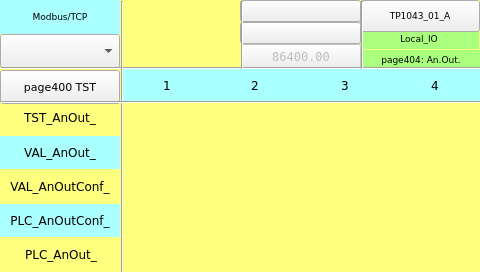
<?xml version="1.0" encoding="UTF-8"?>
<ui version="4.0">
<class>page404</class>
<widget class="QWidget" name="page404">
<property name="geometry">
<rect>
<x>0</x>
<y>0</y>
<width>480</width>
<height>272</height>
</rect>
</property>
<property name="minimumSize">
<size>
<width>480</width>
<height>272</height>
</size>
</property>
<property name="maximumSize">
<size>
<width>480</width>
<height>272</height>
</size>
</property>
<property name="windowTitle">
<string>page404</string>
</property>
<property name="styleSheet">
<string notr="true">QWidget#page404
{
background-color: rgb(255, 255, 127);
}</string>
</property>
<widget class="QLabel" name="label_Page">
<property name="geometry">
<rect>
<x>361</x>
<y>50</y>
<width>120</width>
<height>20</height>
</rect>
</property>
<property name="font">
<font>
<family>DejaVu Sans</family>
  <pointsize>7</pointsize>
</font>
</property>
<property name="styleSheet">
<string notr="true">background-color: rgb(170, 255, 127);</string>
</property>
<property name="text">
<string>page404: An.Out.</string>
</property>
<property name="alignment">
<set>Qt::AlignCenter</set>
</property>
</widget>
<widget class="QLabel" name="label_18">
<property name="geometry">
<rect>
<x>359</x>
<y>29</y>
<width>120</width>
<height>20</height>
</rect>
</property>
<property name="font">
<font>
<family>DejaVu Sans</family>
  <pointsize>7</pointsize>
</font>
</property>
<property name="styleSheet">
<string notr="true">background-color: rgb(170, 255, 127);</string>
</property>
<property name="text">
<string>Local_IO</string>
</property>
<property name="alignment">
<set>Qt::AlignCenter</set>
</property>
</widget>
<widget class="Line" name="line_vt_2">
<property name="geometry">
<rect>
<x>241</x>
<y>1</y>
<width>3</width>
<height>68</height>
</rect>
</property>
<property name="orientation">
<enum>Qt::Vertical</enum>
</property>
<property name="font">
 <font>
  <family>DejaVu Sans</family>
  <pointsize>8</pointsize>
 </font>
</property>
</widget>
<widget class="Line" name="line_hr_2">
<property name="geometry">
<rect>
<x>1</x>
<y>101</y>
<width>481</width>
<height>3</height>
</rect>
</property>
<property name="orientation">
<enum>Qt::Horizontal</enum>
</property>
<property name="font">
 <font>
  <family>DejaVu Sans</family>
  <pointsize>8</pointsize>
 </font>
</property>
</widget>
<widget class="Line" name="line_hr_1">
<property name="geometry">
<rect>
<x>1</x>
<y>67</y>
<width>481</width>
<height>3</height>
</rect>
</property>
<property name="orientation">
<enum>Qt::Horizontal</enum>
</property>
<property name="font">
 <font>
  <family>DejaVu Sans</family>
  <pointsize>8</pointsize>
 </font>
</property>
</widget>
<widget class="Line" name="line_vt_4">
<property name="geometry">
<rect>
<x>361</x>
<y>1</y>
<width>3</width>
<height>68</height>
</rect>
</property>
<property name="orientation">
<enum>Qt::Vertical</enum>
</property>
<property name="font">
 <font>
  <family>DejaVu Sans</family>
  <pointsize>8</pointsize>
 </font>
</property>
</widget>
<widget class="ATCMdate" name="atcmDate">
<property name="geometry">
<rect>
<x>240</x>
<y>0</y>
<width>121</width>
<height>22</height>
</rect>
</property>
<property name="font">
<font>
<family>DejaVu Sans Mono</family>
  <pointsize>8</pointsize>
</font>
</property>
<property name="toolTip">
<string>ATCM QDate</string>
</property>
<property name="whatsThis">
<string>ATCMdate widget</string>
</property>
<property name="bgColor">
<color>
<red>170</red>
<green>255</green>
<blue>127</blue>
</color>
</property>
<property name="borderWidth">
<number>0</number>
</property>
<property name="borderRadius">
<number>0</number>
</property>
<property name="format">
<enum>ATCMdate::YYYY_MM_DD</enum>
</property>
</widget>
<widget class="ATCMbutton" name="atcmButton_5">
<property name="geometry">
<rect>
<x>360</x>
<y>0</y>
<width>120</width>
<height>32</height>
</rect>
</property>
<property name="font">
<font>
<family>DejaVu Sans</family>
  <pointsize>7</pointsize>
<weight>50</weight>
<bold>false</bold>
</font>
</property>
<property name="toolTip">
<string/>
</property>
<property name="whatsThis">
<string>ATCMbutton widget</string>
</property>
<property name="pageName">
<string>menu</string>
</property>
<property name="statusvar">
<string/>
</property>
<property name="viewStatus">
<bool>false</bool>
</property>
<property name="refresh">
<number>200</number>
</property>
<property name="visibilityVar">
<string/>
</property>
<property name="bgColor">
<color>
<red>85</red>
<green>255</green>
<blue>255</blue>
</color>
</property>
<property name="borderColor">
<color>
<red>220</red>
<green>220</green>
<blue>220</blue>
</color>
</property>
<property name="text">
<string>TP1043_01_A</string>
</property>
<property name="pressText">
<string>TP1043_01_A</string>
</property>
<property name="borderWidth">
<number>2</number>
</property>
<property name="borderRadius">
<number>0</number>
</property>
<property name="apparence">
<enum>QFrame::Raised</enum>
</property>
</widget>
<widget class="Line" name="line_vt_1">
<property name="geometry">
<rect>
<x>121</x>
<y>1</y>
<width>3</width>
<height>272</height>
</rect>
</property>
<property name="orientation">
<enum>Qt::Vertical</enum>
</property>
<property name="font">
 <font>
  <family>DejaVu Sans</family>
  <pointsize>8</pointsize>
 </font>
</property>
</widget>
<widget class="ATCMtime" name="atcmTime_2">
<property name="geometry">
<rect>
<x>240</x>
<y>22</y>
<width>121</width>
<height>22</height>
</rect>
</property>
<property name="font">
<font>
<family>DejaVu Sans Mono</family>
  <pointsize>8</pointsize>
</font>
</property>
<property name="toolTip">
<string>ATCM QTime</string>
</property>
<property name="whatsThis">
<string>ATCMtime widget</string>
</property>
<property name="bgColor">
<color>
<red>170</red>
<green>255</green>
<blue>127</blue>
</color>
</property>
<property name="borderWidth">
<number>0</number>
</property>
<property name="borderRadius">
<number>0</number>
</property>
</widget>
<widget class="QLabel" name="label_PLC_AnIn_17">
<property name="geometry">
<rect>
<x>0</x>
<y>170</y>
<width>120</width>
<height>33</height>
</rect>
</property>
<property name="font">
<font>
<family>DejaVu Sans</family>
  <pointsize>9</pointsize>
</font>
</property>
<property name="styleSheet">
<string notr="true">background-color: rgb(255, 255, 127);</string>
</property>
<property name="text">
<string>VAL_AnOutConf_</string>
</property>
<property name="alignment">
<set>Qt::AlignCenter</set>
</property>
</widget>
<widget class="QLabel" name="label_PLC_AnIn_13">
<property name="geometry">
<rect>
<x>0</x>
<y>101</y>
<width>120</width>
<height>33</height>
</rect>
</property>
<property name="font">
<font>
<family>DejaVu Sans</family>
  <pointsize>9</pointsize>
</font>
</property>
<property name="styleSheet">
<string notr="true">background-color: rgb(255, 255, 127);</string>
</property>
<property name="text">
<string>TST_AnOut_</string>
</property>
<property name="alignment">
<set>Qt::AlignCenter</set>
</property>
</widget>
<widget class="QLabel" name="label_PLC_AnIn_1">
<property name="geometry">
<rect>
<x>122</x>
<y>68</y>
<width>90</width>
<height>34</height>
</rect>
</property>
<property name="font">
<font>
<family>DejaVu Sans</family>
  <pointsize>9</pointsize>
</font>
</property>
<property name="styleSheet">
<string notr="true">background-color: rgb(170, 255, 255);</string>
</property>
<property name="text">
<string>1</string>
</property>
<property name="alignment">
<set>Qt::AlignCenter</set>
</property>
</widget>
<widget class="QLabel" name="label_PLC_AnIn_2">
<property name="geometry">
<rect>
<x>210</x>
<y>68</y>
<width>90</width>
<height>34</height>
</rect>
</property>
<property name="font">
<font>
<family>DejaVu Sans</family>
  <pointsize>9</pointsize>
</font>
</property>
<property name="styleSheet">
<string notr="true">background-color: rgb(170, 255, 255);</string>
</property>
<property name="text">
<string>2</string>
</property>
<property name="alignment">
<set>Qt::AlignCenter</set>
</property>
</widget>
<widget class="QLabel" name="label_PLC_AnIn_14">
<property name="geometry">
<rect>
<x>0</x>
<y>204</y>
<width>120</width>
<height>33</height>
</rect>
</property>
<property name="font">
<font>
<family>DejaVu Sans</family>
  <pointsize>9</pointsize>
</font>
</property>
<property name="styleSheet">
<string notr="true">background-color: rgb(170, 255, 255);</string>
</property>
<property name="text">
<string>PLC_AnOutConf_</string>
</property>
<property name="alignment">
<set>Qt::AlignCenter</set>
</property>
</widget>
<widget class="QLabel" name="label_PLC_AnIn_16">
<property name="geometry">
<rect>
<x>1</x>
<y>238</y>
<width>120</width>
<height>33</height>
</rect>
</property>
<property name="font">
<font>
<family>DejaVu Sans</family>
  <pointsize>9</pointsize>
</font>
</property>
<property name="styleSheet">
<string notr="true">background-color: rgb(255, 255, 127);</string>
</property>
<property name="text">
<string>PLC_AnOut_</string>
</property>
<property name="alignment">
<set>Qt::AlignCenter</set>
</property>
</widget>
<widget class="QLabel" name="label_PLC_AnIn_3">
<property name="geometry">
<rect>
<x>300</x>
<y>68</y>
<width>90</width>
<height>34</height>
</rect>
</property>
<property name="font">
<font>
<family>DejaVu Sans</family>
  <pointsize>9</pointsize>
</font>
</property>
<property name="styleSheet">
<string notr="true">background-color: rgb(170, 255, 255);</string>
</property>
<property name="text">
<string>3</string>
</property>
<property name="alignment">
<set>Qt::AlignCenter</set>
</property>
</widget>
<widget class="QLabel" name="label_PLC_AnIn_4">
<property name="geometry">
<rect>
<x>390</x>
<y>68</y>
<width>90</width>
<height>34</height>
</rect>
</property>
<property name="font">
<font>
<family>DejaVu Sans</family>
  <pointsize>9</pointsize>
</font>
</property>
<property name="styleSheet">
<string notr="true">background-color: rgb(170, 255, 255);</string>
</property>
<property name="text">
<string>4</string>
</property>
<property name="alignment">
<set>Qt::AlignCenter</set>
</property>
</widget>
<widget class="QLabel" name="label_PLC_AnIn_18">
<property name="geometry">
<rect>
<x>0</x>
<y>136</y>
<width>120</width>
<height>33</height>
</rect>
</property>
<property name="font">
<font>
<family>DejaVu Sans</family>
  <pointsize>9</pointsize>
</font>
</property>
<property name="styleSheet">
<string notr="true">background-color: rgb(170, 255, 255);</string>
</property>
<property name="text">
<string>VAL_AnOut_</string>
</property>
<property name="alignment">
<set>Qt::AlignCenter</set>
</property>
</widget>
<widget class="ATCMbutton" name="atcmButton_page402_2">
<property name="geometry">
<rect>
<x>0</x>
<y>70</y>
<width>120</width>
<height>34</height>
</rect>
</property>
<property name="toolTip">
<string/>
</property>
<property name="whatsThis">
<string>ATCMbutton widget</string>
</property>
<property name="pageName">
<string>page400</string>
</property>
<property name="statusvar">
<string/>
</property>
<property name="viewStatus">
<bool>false</bool>
</property>
<property name="visibilityVar">
<string/>
</property>
<property name="bgColor">
<color>
<red>170</red>
<green>255</green>
<blue>255</blue>
</color>
</property>
<property name="text">
<string>page400 TST</string>
</property>
<property name="pressText">
<string>page400 TST</string>
</property>
<property name="borderWidth">
<number>0</number>
</property>
<property name="borderRadius">
<number>0</number>
</property>
<property name="apparence">
<enum>QFrame::Raised</enum>
</property>
<property name="font">
 <font>
  <family>DejaVu Sans</family>
  <pointsize>8</pointsize>
 </font>
</property>
</widget>
<widget class="ATCMlabel" name="atcmLabel_PLC_time">
<property name="enabled">
<bool>false</bool>
</property>
<property name="geometry">
<rect>
<x>241</x>
<y>44</y>
<width>120</width>
<height>25</height>
</rect>
</property>
<property name="font">
<font>
<family>DejaVu Sans Mono</family>
  <pointsize>9</pointsize>
</font>
</property>
<property name="text">
<string>86400.00</string>
</property>
<property name="toolTip">
<string>PLC_time</string>
</property>
<property name="whatsThis">
<string>ATCMlabel widget</string>
</property>
<property name="variable">
<string>PLC_time</string>
</property>
<property name="refresh">
<number>500</number>
</property>
<property name="max">
<string>0</string>
</property>
<property name="min">
<string>0</string>
</property>
<property name="viewStatus">
<bool>false</bool>
</property>
<property name="visibilityVar">
<string/>
</property>
<property name="bgColor">
<color>
<red>170</red>
<green>255</green>
<blue>127</blue>
</color>
</property>
<property name="fontColor">
<color>
<red>0</red>
<green>0</green>
<blue>0</blue>
</color>
</property>
<property name="borderWidth">
<number>0</number>
</property>
<property name="borderRadius">
<number>0</number>
</property>
</widget>
<widget class="ATCMcombobox" name="atcmComboBox">
<property name="geometry">
<rect>
<x>0</x>
<y>34</y>
<width>120</width>
<height>34</height>
</rect>
</property>
<property name="font">
<font>
<family>DejaVu Sans</family>
  <pointsize>7</pointsize>
</font>
</property>
<property name="toolTip">
<string>TEST_COMMAND</string>
</property>
<property name="whatsThis">
<string>ATCMcombobox widget</string>
</property>
<property name="variable">
<string>TEST_COMMAND</string>
</property>
<property name="refresh">
<number>500</number>
</property>
<property name="viewStatus">
<bool>false</bool>
</property>
<property name="writeAcknowledge">
<bool>false</bool>
</property>
<property name="visibilityVar">
<string/>
</property>
<property name="bgColor">
<color>
<red>170</red>
<green>255</green>
<blue>127</blue>
</color>
</property>
<property name="borderWidth">
<number>0</number>
</property>
<property name="borderRadius">
<number>0</number>
</property>
<property name="mapping">
<string>0;LOCAL;216;REMOTE;42;DONE</string>
</property>
</widget>
<widget class="QLabel" name="label_Start_3">
<property name="geometry">
<rect>
<x>0</x>
<y>0</y>
<width>120</width>
<height>34</height>
</rect>
</property>
<property name="font">
<font>
<family>DejaVu Sans</family>
  <pointsize>7</pointsize>
</font>
</property>
<property name="styleSheet">
<string notr="true">background-color: rgb(170, 255, 255);</string>
</property>
<property name="text">
<string>Modbus/TCP</string>
</property>
<property name="alignment">
<set>Qt::AlignCenter</set>
</property>
</widget>
<widget class="ATCManimation" name="atcmAnimation_TEST_STATUS">
<property name="geometry">
<rect>
<x>120</x>
<y>0</y>
<width>120</width>
<height>68</height>
</rect>
</property>
<property name="toolTip">
<string>TEST_STATUS</string>
</property>
<property name="whatsThis">
<string>ATCManimation widget</string>
</property>
<property name="mapping">
<string>0;:/icons/my_img/local.png;216;:/icons/my_img/remote.png;42;:/icons/my_img/done.png</string>
</property>
<property name="variable">
<string>TEST_STATUS</string>
</property>
<property name="refresh">
<number>500</number>
</property>
<property name="viewStatus">
<bool>false</bool>
</property>
<property name="visibilityVar">
<string/>
</property>
<property name="font">
 <font>
  <family>DejaVu Sans</family>
  <pointsize>8</pointsize>
 </font>
</property>
</widget>
<zorder>label_Page</zorder>
<zorder>label_18</zorder>
<zorder>atcmDate</zorder>
<zorder>atcmButton_5</zorder>
<zorder>atcmTime_2</zorder>
<zorder>label_PLC_AnIn_1</zorder>
<zorder>label_PLC_AnIn_2</zorder>
<zorder>label_PLC_AnIn_14</zorder>
<zorder>label_PLC_AnIn_13</zorder>
<zorder>label_PLC_AnIn_16</zorder>
<zorder>label_PLC_AnIn_17</zorder>
<zorder>label_PLC_AnIn_3</zorder>
<zorder>label_PLC_AnIn_4</zorder>
<zorder>label_PLC_AnIn_18</zorder>
<zorder>atcmButton_page402_2</zorder>
<zorder>atcmLabel_PLC_time</zorder>
<zorder>atcmComboBox</zorder>
<zorder>label_Start_3</zorder>
<zorder>atcmAnimation_TEST_STATUS</zorder>
<zorder>line_hr_1</zorder>
<zorder>line_vt_1</zorder>
<zorder>line_hr_2</zorder>
<zorder>line_vt_4</zorder>
<zorder>line_vt_2</zorder>
</widget>
<customwidgets>
<customwidget>
<class>ATCManimation</class>
<extends>QLabel</extends>
<header>atcmplugin.h</header>
</customwidget>
<customwidget>
<class>ATCMbutton</class>
<extends>QPushButton</extends>
<header>atcmplugin.h</header>
</customwidget>
<customwidget>
<class>ATCMcombobox</class>
<extends>QComboBox</extends>
<header>atcmplugin.h</header>
</customwidget>
<customwidget>
<class>ATCMdate</class>
<extends>QPushButton</extends>
<header>atcmplugin.h</header>
</customwidget>
<customwidget>
<class>ATCMlabel</class>
<extends>QPushButton</extends>
<header>atcmplugin.h</header>
</customwidget>
<customwidget>
<class>ATCMtime</class>
<extends>QPushButton</extends>
<header>atcmplugin.h</header>
</customwidget>
</customwidgets>
<resources/>
<connections>
<connection>
<sender>atcmButton_5</sender>
<signal>newPage(const char*,bool)</signal>
<receiver>page404</receiver>
<slot>goto_page(const char*,bool)</slot>
<hints>
<hint type="sourcelabel">
<x>20</x>
<y>20</y>
</hint>
<hint type="destinationlabel">
<x>20</x>
<y>20</y>
</hint>
</hints>
</connection>
<connection>
<sender>atcmButton_page402_2</sender>
<signal>newPage(const char*,bool)</signal>
<receiver>page404</receiver>
<slot>goto_page(const char*,bool)</slot>
<hints>
<hint type="sourcelabel">
<x>20</x>
<y>20</y>
</hint>
<hint type="destinationlabel">
<x>20</x>
<y>20</y>
</hint>
</hints>
</connection>
</connections>
<slots>
<slot>goto_page(const char*,bool)</slot>
</slots>
</ui>
